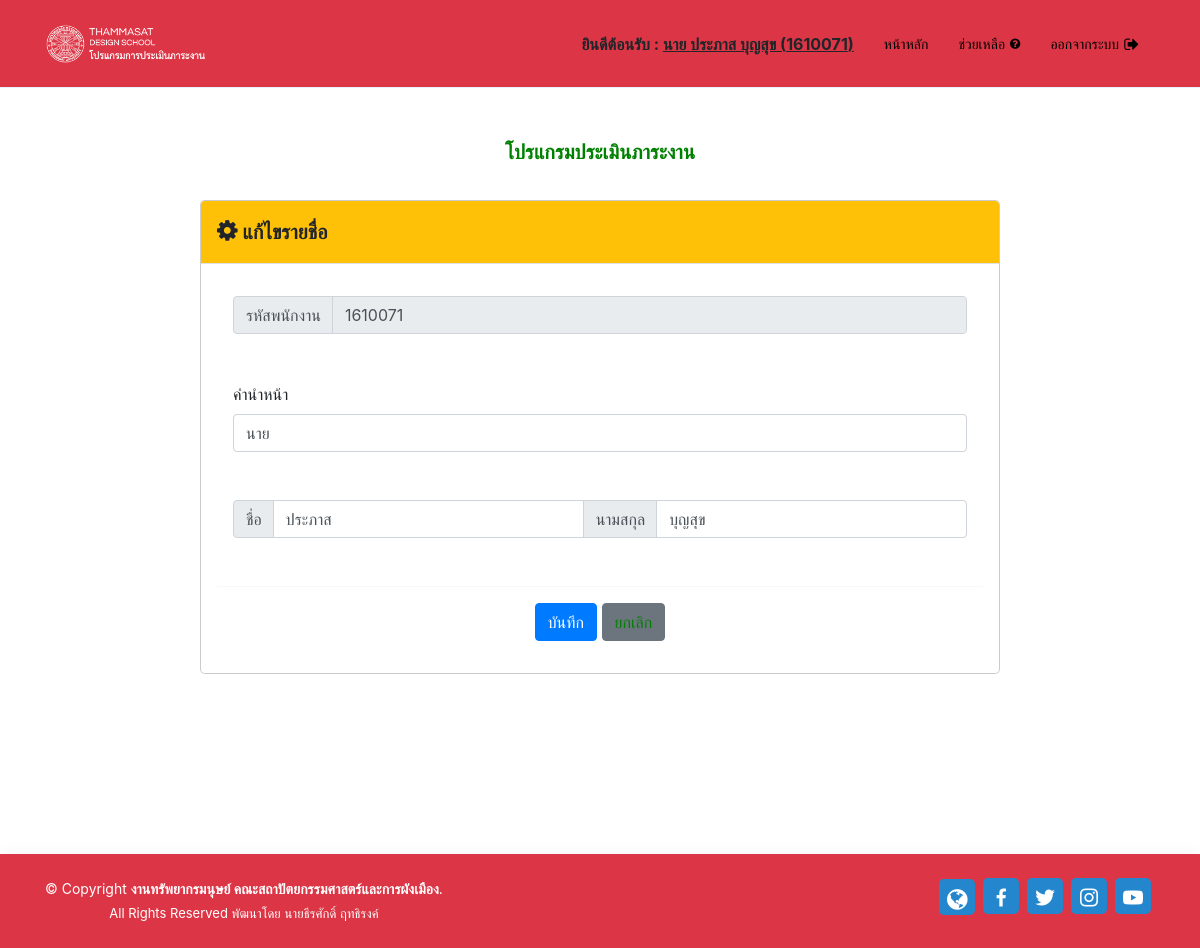
The app's page /admin/frmeditmember.php?id=1 (signed in) with its own data.
### tables this page shows
CREATE TABLE `member` (
  `id` int(10) NOT NULL,
  `pid` varchar(7) DEFAULT NULL,
  `password` varchar(255) DEFAULT NULL,
  `prename` varchar(255) DEFAULT NULL,
  `firstnameTH` varchar(255) DEFAULT NULL,
  `lastnameTH` varchar(255) DEFAULT NULL,
  `groupid` char(3) DEFAULT '0',
  `office_id` int(10) DEFAULT 0,
  `worksent` varchar(50) DEFAULT '2554',
  `role` varchar(50) NOT NULL
);

### admin/frmeditmember.php (the view, shortened to what this page needs)
<?php
if(isset($_GET['id'])){
require_once '../includes/connect.php';
$stmt = $conn->prepare("SELECT * FROM member WHERE id=?");
$stmt->execute([$_GET['id']]);
$row = $stmt->fetch(PDO::FETCH_ASSOC);
}
?>
<?php include 'include/state.php'; ?>
<?php include 'include/head.php'; ?>
</head>
<body>
<?php include 'include/header.php'; ?>
<section class="d-flex align-items-center">
  <div class="container">
  <div class="container position-relative" data-aos="fade-up" data-aos-delay="100">
    <div class="row justify-content-left" style="margin-top: 60px;">
      <div class="col-xl-12 col-lg-12 col-md-12 col-sm-12 text-left">
        <h5 style="color:green;" align="center"><b> โปรแกรมประเมินภาระงาน</b></h5>
      </div>
    </div>
    <div class="row icon-boxes">
      <div class="col-sm-12 col-md-12 col-lg-12 align-items-stretch mb-5 mb-lg-0" data-aos="zoom-in" data-aos-delay="200">
        <div class="modal-dialog modal-lg">
          <div class="modal-content">
            <div class="modal-header bg-warning">
              <h5 class="modal-title"><b><i class="fa fa-gear fa-spin" style="font-size:24px"></i> แก้ไขรายชื่อ</b></h5>
            </div>
            <form action="" method="post">
            <div class="modal-body">
              <div class="modal-body">
                <div class="input-group mb-3">
                  <div class="input-group-prepend">
                    <span class="input-group-text">รหัสพนักงาน</span>
                  </div>
                  <input type="text" class="form-control" name="pid" readonly value="<?= $row['pid'];?>">
                </div>
              </div>
              <div class="modal-body">
                <div class="form-group mb-3">
                  <div class="form-group">
                    <label for="office_id">คำนำหน้า</label>
                    <select class="form-control" id="office_id" name="office_id" required>
                      <option value="<?= $row['prename'];?>"><?= $row['prename'];?></option>
                    </select>
                  </div>
                </div>
              </div>
              <div class="modal-body">
                <div class="input-group mb-3">
                  <div class="input-group-prepend">
                    <span class="input-group-text">ชื่อ</span>
                  </div>
                  <input type="text" class="form-control" name="firstnameTH" value="<?= $row['firstnameTH'];?>">
                  <div class="input-group-prepend">
                    <span class="input-group-text">นามสกุล</span>
                  </div>
                  <input type="text" class="form-control" name="lastnameTH" value="<?= $row['lastnameTH'];?>">
                </div>
              </div>
              <hr>
              <center><button type="submit" class="btn btn-primary">บันทึก</button>
              <a href="../member.php" class="btn btn-secondary">ยกเลิก</a></center>
            </div>
            </form>
          </div>
        </div>
      </div>
    </div>
  </div>
  </div>
  </section>
  <br><br><br>
  <?php include 'include/footer.php'; ?>
</body>
</html>

### admin/assets/css/style.css (style rules this page uses)
body { font-family: "Open Sans", sans-serif; color: #444444; }
a { color: #2487ce; text-decoration: none; }
h1, h2, h3, h4, h5, h6 { font-family: "Raleway", sans-serif; }
section { padding: 80px 0; overflow: hidden; }

### admin/include/head.php (style rules this page uses)
A:link { text-decoration:none; color:green; }

### records on screen
member: pid "1610071", office_id "นาย", firstnameTH "ประภาส", lastnameTH "บุญสุข"

### other values on screen
$_SESSION['prename'] "นาย"
$_SESSION['firstnameTH'] "ประภาส"
$_SESSION['lastnameTH'] "บุญสุข"
$_SESSION['pid'] "1610071"
